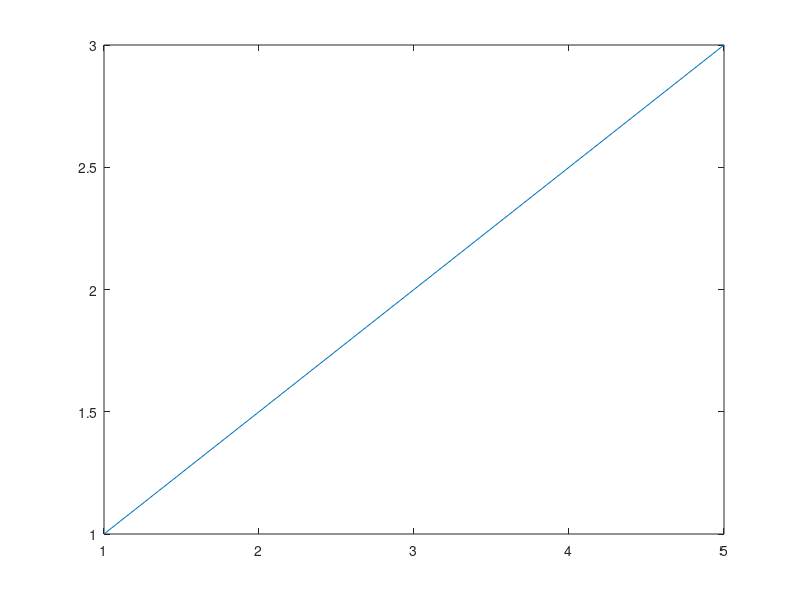

Reproduce this figure in MATLAB.
%%  Hello World Demo
%   Ethan Vosburg
%   February 6, 2023
%   This is a test file to confirm working in MatLab

%% Display Hello World
disp('Hello World')

%%  Linspace Function
xValues = linspace(1,5,5);

%%  Adding Numbers Together 
numberOne = 54;
numberTwo = 45;

numberThree = numberOne * numberTwo


%%  Create a Plot
yValues = linspace(1,3,5);

plot(xValues, yValues)
hold

% x = -pi:pi/10:pi;
% y = tan(sin(x)) - sin(tan(x));

% figure
% plot(x,y,'--gs',...
%     'LineWidth',2,...
%     'MarkerSize',10,...
%     'MarkerEdgeColor','b',...
%     'MarkerFaceColor',[0.5,0.5,0.5])